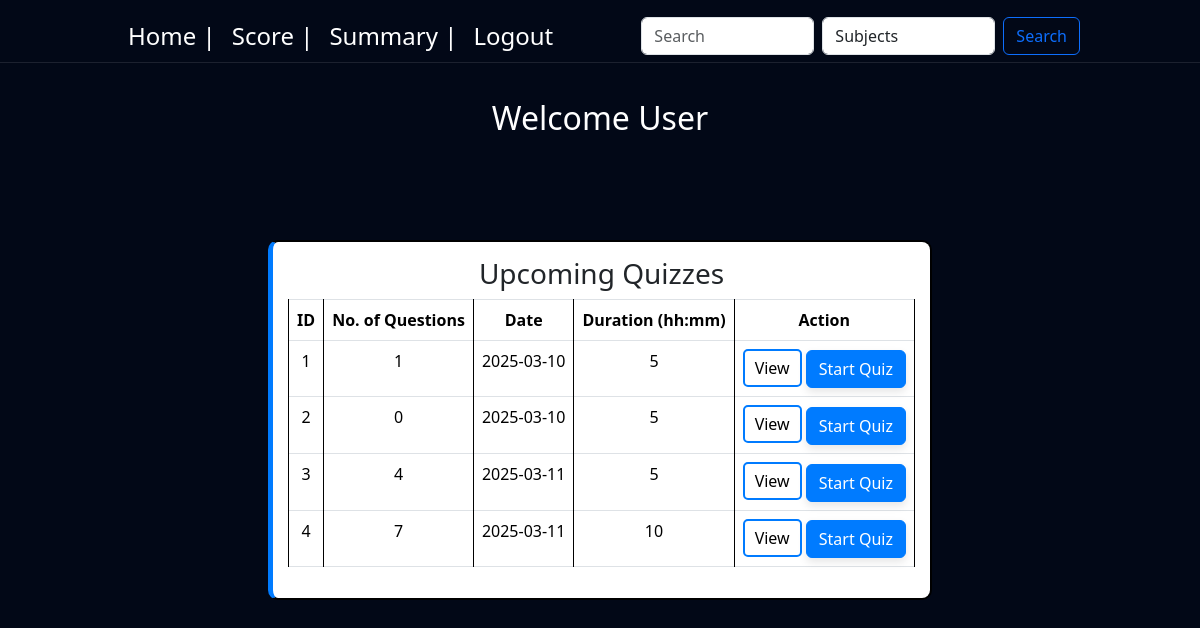
/user_dashboard, run on an earlier commit of the app's database.
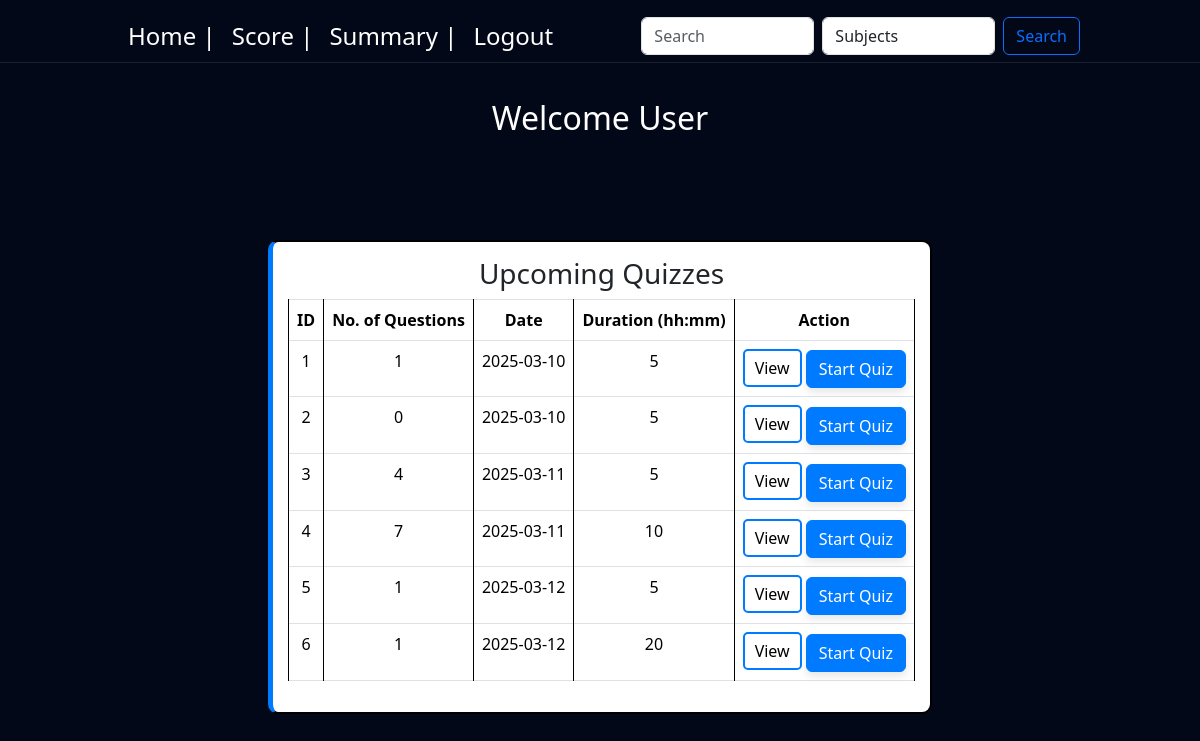
And on a later commit of the database.
### controller/models.py (models this page shows)
class Quiz(db.Model):
    id = db.Column(db.Integer, primary_key=True, autoincrement=True)
    title = db.Column(db.String(255), nullable=False)
    chapter_id = db.Column(db.Integer, db.ForeignKey('chapter.id'), nullable=False)
    date_of_quiz = db.Column(db.Date, nullable=False)
    time_duration = db.Column(db.Integer, nullable=False)
    time_start = db.Column(db.Time, nullable=False)
    remarks = db.Column(db.String(500))
    questions = db.relationship('Question', backref='quiz', lazy=True)
    scores = db.relationship('Score', backref='quiz', lazy=True)

### controller/routes.py (the view)
@app.route('/user_dashboard')
def user_dashboard():
    question_count_subquery = db.session.query(
    Question.quiz_id, func.count(Question.id).label("question_count")
).group_by(Question.quiz_id).subquery()
    quizzes = db.session.query(
        Quiz.id,
        Quiz.title,
        Chapter.name.label("chapter_name"),
        Subject.name.label("subject_name"),
        Quiz.date_of_quiz,
        Quiz.time_duration,
        func.coalesce(question_count_subquery.c.question_count, 0).label("question_count")  # Ensure 0 for empty quizzes
    ).join(Chapter, Quiz.chapter_id == Chapter.id) \
    .join(Subject, Chapter.subject_id == Subject.id) \
    .outerjoin(question_count_subquery, Quiz.id == question_count_subquery.c.quiz_id) \
    .all()
    return render_template('user_dashboard.html', quizzes=quizzes, user = current_user)

### templates/user_dashboard.html (shortened to what this page needs)
<!DOCTYPE html>
<html lang="en">
  <head>
    <link
      href="https://cdn.jsdelivr.net/npm/bootstrap@5.3.3/dist/css/bootstrap.min.css"
      rel="stylesheet"
    />
    <link rel="stylesheet" href="{{ url_for('static', filename='styles.css') }}" />
  </head>
  <body>
    {% include 'navbar2.html' %}
    <div class="background">
      <div class="heading-sec">
        <h2>Welcome User</h2>
      </div>
      <div class="container">
        <div class="subjects-container">
          <div class="quiz-box">
            <h3>Upcoming Quizzes</h3>
            <table class="table table-bordered">
              <thead>
                <tr>
                  <th>ID</th>
                  <th>No. of Questions</th>
                  <th>Date</th>
                  <th>Duration (hh:mm)</th>
                  <th>Action</th>
                </tr>
              </thead>
              <tbody>
                {% for quiz in quizzes %}
                <tr>
                  <td>{{ quiz.id }}</td>
                  <td>{{ quiz.question_count }}</td>
                  <td>{{ quiz.date_of_quiz }}</td>
                  <td>{{ quiz.time_duration }}</td>
                  <td>
                    <button
                      class="view-btn"
                      onclick="viewQuizDetails('{{ quiz.id }}', '{{ quiz.subject_name }}', '{{ quiz.chapter_name }}', '{{ quiz.question_count }}', '{{ quiz.date_of_quiz }}', '{{ quiz.time_duration }}')">
                      View
                    </button>
                    <a href="{{ url_for('quiz', quiz_id=quiz.id) }}" class="btn btn-primary">
                      Start Quiz
                    </a>
                  </td>
                </tr>
                {% endfor %}
              </tbody>
            </table>
          </div>
        </div>
      </div>
    </div>
  </body>
</html>

### templates/navbar2.html (shortened to what this page needs)
<!DOCTYPE html>
<html lang="en">
<head>
</head>
<body>
    <nav class="navbar navbar-expand-lg fixed-top" style="padding: 0 108px; margin-top: 10px; margin-bottom: 15px;">
        <div class="container-fluid">
            <div class="collapse navbar-collapse" id="navbarSupportedContent">
                <ul class="navbar-nav me-auto mb-2 mb-lg-0">
                    <li class="nav-item">
                        <a class="nav-link active" aria-current="page" href="user_dashboard" style="font-size: x-large;">Home | </a>
                    </li>
                    <li class="nav-item">
                        <a class="nav-link" href="scores" style="font-size: x-large;">Score | </a>
                    </li>
                    <li class="nav-item">
                        <a class="nav-link" href="performance" style="font-size: x-large;">Summary | </a>
                    </li>
                    <li class="nav-item">
                        <a class="nav-link" href="logout" style="font-size: x-large;">Logout</a>
                    </li>
                </ul>
                <form class="d-flex" role="search" onsubmit="event.preventDefault(); performNavbarSearch();">
                    <input class="form-control me-2" type="search" id="navbarSearchQuery" placeholder="Search" aria-label="Search">
                    <select id="navbarSearchFilter" class="form-control me-2">
                        {% if current_user.is_admin %}
                            <option value="users">Users</option>
                            <option value="subjects">Subjects</option>
                            <option value="quizzes">Quizzes</option>
                            <option value="questions">Questions</option>
                        {% else %}
                            <option value="subjects">Subjects</option>
                        {% endif %}
                    </select>
                    <button class="btn btn-outline-primary" type="submit">Search</button>
                </form>
            </div>
        </div>
      </nav>
</body>
</html>

### static/styles.css (style rules this page uses)
html, body { height: 100%; margin: 0; padding: 0; overflow-x: auto; background: #020817 ; background-size: 400% 400%; backdrop-filter: blur(10px); scroll-behavior: smooth; }
.navbar { background: #020817 !important; backdrop-filter: blur(10px); border-bottom: 1px solid rgba(255, 255, 255, 0.1); }
.navbar .nav-link, .navbar-brand { color: white !important; }

### templates/user_dashboard.html (style rules this page uses)
.heading-sec { padding-top: 5px; display: flex; justify-content: center; align-items: center; height: 30vh; color: white; font-size: 50px; font-weight: 800; background: #020817 !important; backdrop-filter: blur(10px); text-align: center; }
.subjects-container { display: flex; gap: 20px; flex-wrap: wrap; justify-content: center; }
.quiz-box { border: 2px solid black; padding: 15px; border-radius: 10px; width: fit-content; text-align: center; background-color: white; border-left: 5px solid #007bff; }
table { width: 100%; border-collapse: collapse; }
table, th, td { border: 1px solid black; }
th, td { padding: 8px; text-align: center; }
.btn-primary { background-color: #007bff; border-color: #007bff; box-shadow: 0 4px 8px rgba(0, 0, 0, 0.1); }
.view-btn { background-color: white; color: black; border: 2px solid #007bff; padding: 5px 10px; border-radius: 5px; cursor: pointer; }

What changed in the data, as far as the page shows it:
added Quiz: id "5", question_count "1", date_of_quiz "2025-03-12", time_duration "5"
added Quiz: id "6", question_count "1", date_of_quiz "2025-03-12", time_duration "20"
